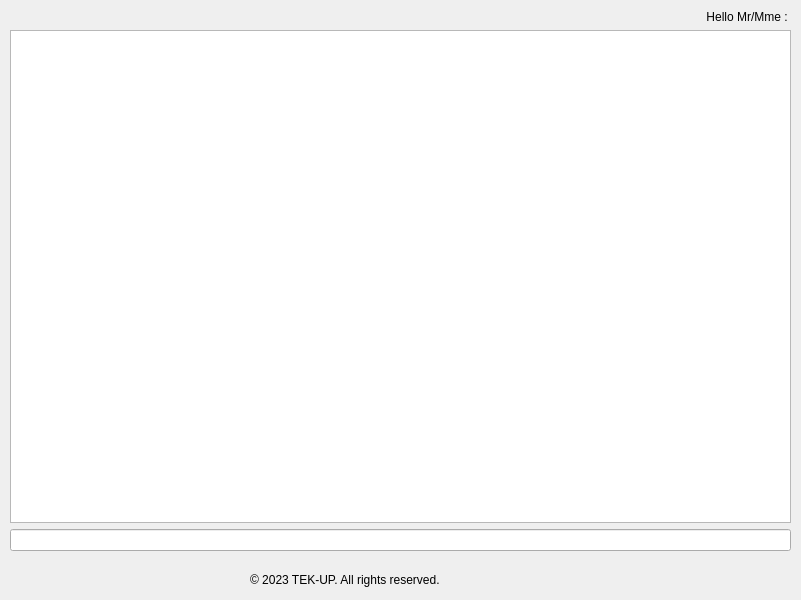
<?xml version="1.0" encoding="UTF-8"?>
<ui version="4.0">
 <class>Form</class>
 <widget class="QWidget" name="Form">
  <property name="geometry">
   <rect>
    <x>0</x>
    <y>0</y>
    <width>801</width>
    <height>600</height>
   </rect>
  </property>
  <property name="windowTitle">
   <string>Form</string>
  </property>
  <widget class="QWidget" name="verticalLayoutWidget">
   <property name="geometry">
    <rect>
     <x>10</x>
     <y>10</y>
     <width>781</width>
     <height>541</height>
    </rect>
   </property>
   <layout class="QVBoxLayout" name="verticalLayout">
    <item>
     <widget class="QLabel" name="label">
      <property name="text">
       <string>Hello Mr/Mme : </string>
      </property>
      <property name="alignment">
       <set>Qt::AlignRight|Qt::AlignTrailing|Qt::AlignVCenter</set>
      </property>
      <property name="margin">
       <number>10</number>
      </property>
     </widget>
    </item>
    <item>
     <widget class="QTextBrowser" name="textBrowser">
      <property name="html">
       <string>&lt;!DOCTYPE HTML PUBLIC &quot;-//W3C//DTD HTML 4.0//EN&quot; &quot;http://www.w3.org/TR/REC-html40/strict.dtd&quot;&gt;
&lt;html&gt;&lt;head&gt;&lt;meta name=&quot;qrichtext&quot; content=&quot;1&quot; /&gt;&lt;style type=&quot;text/css&quot;&gt;
p, li { white-space: pre-wrap; }
&lt;/style&gt;&lt;/head&gt;&lt;body style=&quot; font-family:'Ubuntu'; font-size:11pt; font-weight:400; font-style:normal;&quot;&gt;
&lt;p style=&quot;-qt-paragraph-type:empty; margin-top:0px; margin-bottom:0px; margin-left:0px; margin-right:0px; -qt-block-indent:0; text-indent:0px;&quot;&gt;&lt;br /&gt;&lt;/p&gt;&lt;/body&gt;&lt;/html&gt;</string>
      </property>
     </widget>
    </item>
    <item>
     <widget class="QLineEdit" name="messageLineEdit"/>
    </item>
   </layout>
  </widget>
  <widget class="QLabel" name="label_5">
   <property name="geometry">
    <rect>
     <x>250</x>
     <y>570</y>
     <width>241</width>
     <height>20</height>
    </rect>
   </property>
   <property name="text">
    <string>© 2023 TEK-UP. All rights reserved.</string>
   </property>
  </widget>
 </widget>
 <resources/>
 <connections/>
</ui>
